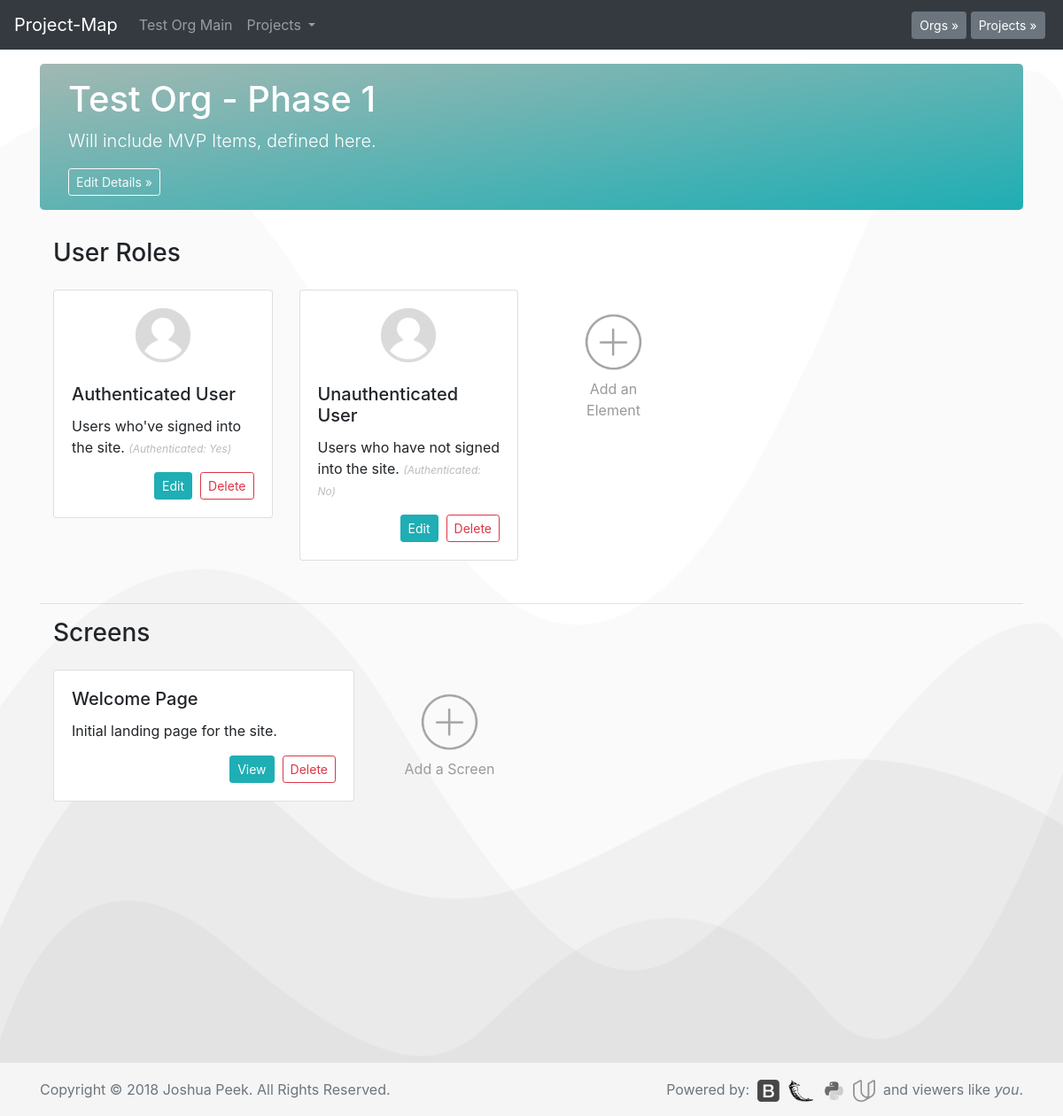
/o?1&p?1, run on an earlier commit of the app's database.
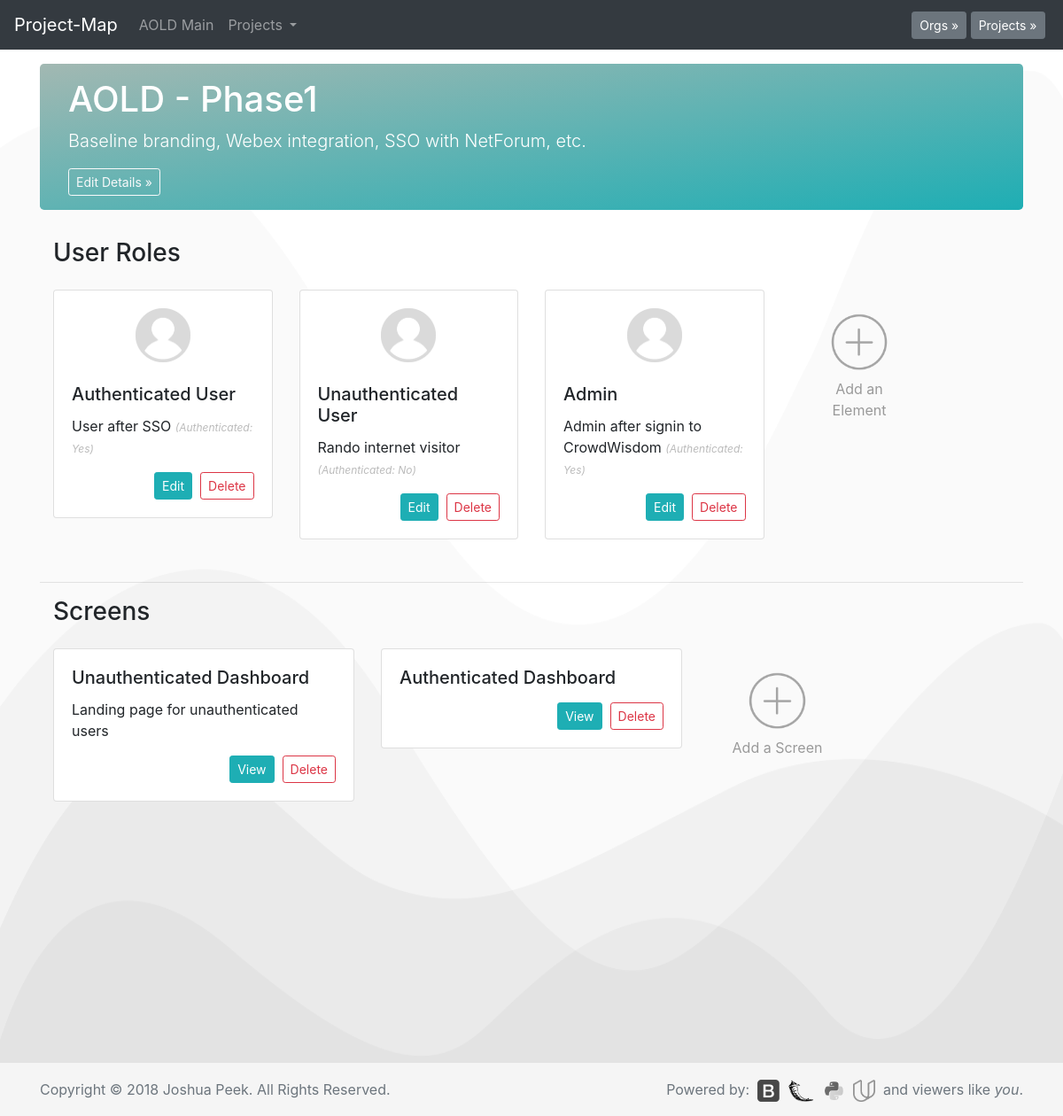
And on a later commit of the database.
### database_setup.py (models this page shows, shortened)
class Org(Base):
    __tablename__ = 'org'
    id = Column(Integer, primary_key=True)
    title = Column(String(250), nullable=False)
    description = Column(String(500))

class Project(Base):
    __tablename__ = 'project'
    id = Column(Integer, primary_key=True)
    title = Column(String(250), nullable=False)
    description = Column(String(500))
    org_id = Column(Integer, ForeignKey('org.id'))
    org = relationship(Org)

class Role(Base):
    __tablename__ = 'role'
    id = Column(Integer, primary_key=True)
    title = Column(String(250), nullable=False)
    description = Column(String(500))
    authRequired = Column(String(5))
    project_id = Column(Integer, ForeignKey('project.id'))
    project = relationship(Project)

class Screen(Base):
    __tablename__ = 'screen'
    id = Column(Integer, primary_key=True)
    title = Column(String(250), nullable=False)
    description = Column(String(500))
    project_id = Column(Integer, ForeignKey('project.id'))
    project = relationship(Project)

### app.py (the view)
@app.route('/o?<int:org_id>&p?<int:project_id>')
def projectPage(org_id, project_id):
    allorgs = session.query(Org).all()
    allprojects = session.query(Project).all()
    org = session.query(Org).filter_by(id=org_id).one()
    project = session.query(Project).filter_by(id=project_id).one()
    projects = session.query(Project).filter_by(org_id=org.id).all()
    roles = session.query(Role).filter_by(project_id=project.id).all()
    screens = session.query(Screen).filter_by(project_id=project.id).all()
    fgs = session.query(Functgroup).filter_by(project_id=project.id).all()
    functions = session.query(Function).filter_by(project_id=project.id).all()
    return render_template('project.html', org=org,
                           project=project, roles=roles,
                           screens=screens, fgs=fgs,
                           functions=functions, projects=projects,
                           allorgs=allorgs, allprojects=allprojects)

### templates/project.html (shortened to what this page needs)
<!doctype html>
<html lang="en">
  {% include "header.html" %}
  <body>
    {% include "menu.html" %}
    <main role="main" class="container">
      <div class="jumbotron" style="padding:1rem 2rem;">
        <h1>{{org.title}} - {{project.title}}</h1>
        <p class="lead">{{project.description}}
          {% if project.description == "" %}<br>{% endif %}</p>
        <button type="button" class="btn btn-sm btn btn-outline-light" data-toggle="modal" data-target="#edit-project-details">Edit Details &raquo;</button>
      </div>
            <div class="container">
              <div class="row">
                <div class="col-md-12 mb-3">
                  <h3>User Roles</h3>
                </div>
              </div>
              <div class="row">
                {% for i in roles %}
                <div class="col-md-3" style="margin-bottom:2rem;">
                  <div class="card mx-auto">
                    <div class="card-body mx-auto" style="word-break:unset;">
                      <center><img src="../../../static/images/profile.png" width="30%"></center><br>
                      <h5 class="card-title">{{i.title}}</h5>
                      <p class="card-text">{{i.description}}
                        {% if authRequired != "" %}<i style="font-size: .75rem;color: #bbb;">(Authenticated: {{i.authRequired}})</i>{% endif %}</p>
                      <span style="float:right;"><a href="{{url_for('editRole', role_id = i.id)}}" class="btn btn-sm btn-primary">Edit</a>&nbsp;
                      <a href="{{url_for('delRole', role_id = i.id)}}" class="btn btn-sm btn-outline-danger">Delete</a></span>
                    </div>
                  </div>
                </div>
                {% endfor %}
                <div class="col-md-2" style="margin-bottom:2rem;">
                  <div class="card mx-auto" style="background-clip: text;color: #999;border: 0px solid #C9C9C9;">
                    <div class="card-body">
                      <center>
                        <a type="button" data-toggle="modal" data-target="#add-role">
                          <img src="../../static/images/plus.png" width="70%">
                        </a>
                        <p style="color:#999;text-size:.75rem;">Add an Element</p>
                      </center>
                    </div>
                  </div>
                </div>
              </div>
            </div>
      <hr>
      <div class="container">
        <div class="row">
          <div class="col-md-12 mb-3">
            <h3>Screens</h3>
          </div>
        </div>
        <div class="row">
          {% for i in screens %}
          <div class="col-md-4" style="margin-bottom:2rem;">
            <div class="card">
              <div class="card-body">
                <h5 class="card-title">{{i.title}}</h5>
                <p class="card-text">{{i.description}}</p>
                <span style="float:right;"><a href="{{url_for('screenPage', project_id = project.id, screen_id=i.id)}}" class="btn btn-sm btn-primary">View</a>&nbsp;
                <a href="{{url_for('delScreen', screen_id = i.id)}}" class="btn btn-sm btn-outline-danger">Delete</a></span>
              </div>
            </div>
          </div>
          {% endfor %}
          <div class="col-md-2" style="margin-bottom:2rem;">
            <div class="card" style="background-clip: text;color: #999;border: 0px solid #C9C9C9;">
              <div class="card-body">
                <center>
                  <a type="button" data-toggle="modal" data-target="#add-screen">
                    <img src="../../static/images/plus.png" width="70%">
                  </a>
                  <p style="color:#999;text-size:.75rem;">Add a Screen</p>
                </center>
              </div>
            </div>
          </div>
        </div>
      </div>
    </main>
  {% include "footer.html" %}
  </body>
</html>

### templates/header.html (shortened to what this page needs)
<head>
  <link href="../../../../static/styles.css" rel="stylesheet">
</head>

### templates/menu.html (shortened to what this page needs)
<nav class="navbar navbar-expand-md navbar-dark fixed-top bg-dark">
  <a class="navbar-brand" href="/">Project-Map</a>
  <div class="collapse navbar-collapse" id="navbarCollapse">
    <ul class="navbar-nav mr-auto">
      {% if org is defined %}
      <li class="nav-item">
        <a class="nav-link" href="{{url_for('orgPage', org_id=org.id)}}">
          {{org.title}} Main
        </a>
      </li>
      {% endif %}
      {% if projects is defined %}
      <li class="nav-item dropdown">
        <a class="nav-link dropdown-toggle" href="#" id="navbarDropdown" role="button" data-toggle="dropdown" aria-haspopup="true" aria-expanded="false">
          Projects
        </a>
      </li>
      {% endif %}
    </ul>
    {% if allorgs is defined %}
    <button type="button" class="btn btn-secondary btn-sm my-2 my-sm-0" data-toggle="modal" data-target="#org-select">Orgs &raquo;</button>&nbsp;
    {% endif %}
    {% if allprojects is defined %}
    <button type="button" class="btn btn-secondary btn-sm my-2 my-sm-0" data-toggle="modal" data-target="#project-select">Projects &raquo;</button>&nbsp;
    {% endif %}
  </div>
</nav>

### templates/footer.html (shortened to what this page needs)
<footer class="footer">
  <div class="container">
    <span class="text-muted">Copyright © 2018 Joshua Peek. All Rights Reserved.</span>
    <span style="float:right;">
      <span class="text-muted">Powered by:&nbsp;</span>
      <a href="https://getbootstrap.com/"><img class="grayscale" src="../../../../static/images/bootstrap.png" height="25px"></a>&nbsp;
      <a href="http://flask.pocoo.org/"><img class="grayscale" src="../../../../static/images/flask.png" height="25px"></a>&nbsp;
      <a href="https://www.python.org/"><img class="grayscale" src="../../../../static/images/python.png" height="25px"></a>&nbsp;
      <a href="https://www.udacity.com/"><img class="grayscale" src="../../../../static/images/udacity.png" height="25px"></a>&nbsp;
      <span class="text-muted"> and viewers like <i>you</i>.</span>
    </span>
  </div>
</footer>

What changed in the data, as far as the page shows it:
changed Org: title "Test Org" → "AOLD"
changed Project: title "Phase 1" → "Phase1"; description "Will include MVP Items, defined here." → "Baseline branding, Webex integration, SSO with NetForum, etc."
changed Role "Authenticated User": description "Users who've signed into the site." → "User after SSO"
changed Role "Unauthenticated User": description "Users who have not signed into the site." → "Rando internet visitor"
added Role: title "Admin", description "Admin after signin to CrowdWisdom", authRequired "Yes"
changed Screen: title "Welcome Page" → "Unauthenticated Dashboard"; description "Initial landing page for the site." → "Landing page for unauthenticated users"
added Screen: title "Authenticated Dashboard"
